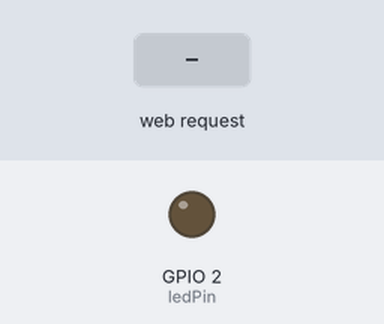
A sketch run on a simulated ESP32. On the bench: output pins drawn as LEDs (lit = HIGH). Inputs (shaded band) come from the test bench. WiFi joins after 1.5 s; servers stay silent unless stated; what the sketch prints to the serial monitor is not drawn.

Above: at 2.7 s.
2.8 s: HTTP request GET /setPWM?v=1 received
At 4.0 s:
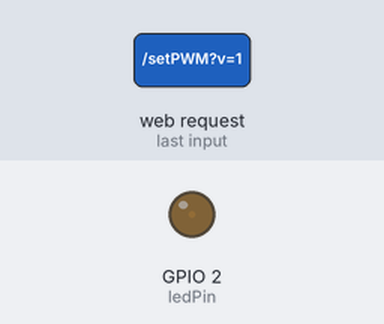
4.3 s: HTTP request GET /setPWM?v=120 received
At 5.1 s:
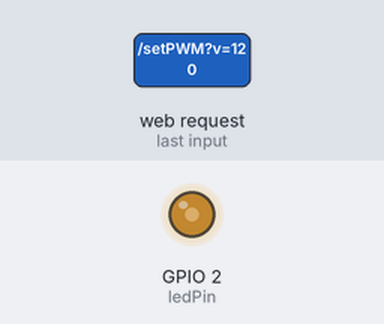
Timing chart, 0 to 7.3 s (numbered marks = the images above; inputs shaded):
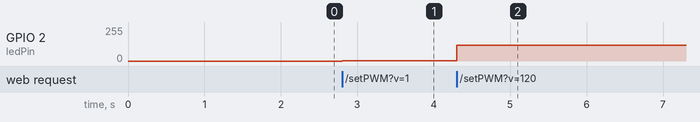

The sketch:

ex071.ino
```cpp
#include <WiFi.h>
#include <WebServer.h>

const char* ssid = "xswl";
const char* password = "hxy060617";

// 定义 LED 引脚
const int ledPin = 2;

// 设置 PWM 属性
const int freq = 5000;          // 频率 5000Hz
const int resolution = 8;       // 分辨率 8位 (0-255)

// 创建 Web 服务器对象，端口为 80
WebServer server(80);

// --- HTML 网页源码 ---
void handleRoot() {
  String html = R"rawliteral(
<!DOCTYPE html>
<html>
<head>
  <meta charset="UTF-8">
  <meta name="viewport" content="width=device-width, initial-scale=1.0">
  <title>ESP32 控制面板</title>
  <style>
    body { font-family: sans-serif; text-align: center; padding-top: 50px; background-color: #f4f4f9; }
    .container { max-width: 400px; margin: auto; padding: 20px; background: white; border-radius: 15px; box-shadow: 0 4px 6px rgba(0,0,0,0.1); }
    h2 { color: #333; }
    input[type=range] { width: 100%; margin: 20px 0; cursor: pointer; }
    .val-box { font-size: 2rem; color: #007bff; font-weight: bold; }
  </style>
</head>
<body>
  <div class="container">
    <h2>LED 亮度调节</h2>
    <input type="range" min="0" max="255" value="0" oninput="sendPWM(this.value)">
    <div class="val-box" id="disp">0</div>
    <p>滑动以实时调整</p>
  </div>

  <script>
    function sendPWM(val) {
      document.getElementById('disp').innerText = val;
      // 使用 fetch 发送异步 GET 请求，不刷新页面
      fetch('/setPWM?v=' + val).catch(err => console.log(err));
    }
  </script>
</body>
</html>
)rawliteral";
  server.send(200, "text/html; charset=UTF-8", html);
}

// --- 处理亮度请求的 API ---
void handlePWM() {
  if (server.hasArg("v")) {
    String valString = server.arg("v");
    int brightness = valString.toInt();

    // 使用 ESP32 新版 PWM 写入函数
    ledcWrite(ledPin, brightness);

    server.send(200, "text/plain", "OK");
    Serial.printf("当前亮度值: %d\n", brightness);
  }
}

void setup() {
  Serial.begin(115200);

  // 1. 初始化 PWM (适配 ESP32 Arduino Core 3.0+ 新标准)
  ledcAttach(ledPin, freq, resolution);
  ledcWrite(ledPin, 0); // 初始关闭

  // 2. 连接 WiFi
  WiFi.begin(ssid, password);
  Serial.print("正在连接 WiFi");
  while (WiFi.status() != WL_CONNECTED) {
    delay(500);
    Serial.print(".");
  }
  Serial.println("\nWiFi 已连接！");
  Serial.print("在浏览器输入此地址访问: http://");
  Serial.println(WiFi.localIP());

  // 3. 配置路由
  server.on("/", handleRoot);          // 访问根目录显示网页
  server.on("/setPWM", handlePWM);     // 接收滑动条数据

  // 4. 启动服务器
  server.begin();
}

void loop() {
  // 持续监听客户端请求
  server.handleClient();
}
```

Measured:
- after the input at 2.8 s, GPIO 2 (ledPin): 0/255 → 1/255 at once
- after the input at 4.3 s, GPIO 2 (ledPin): 1/255 → 120/255 at once
